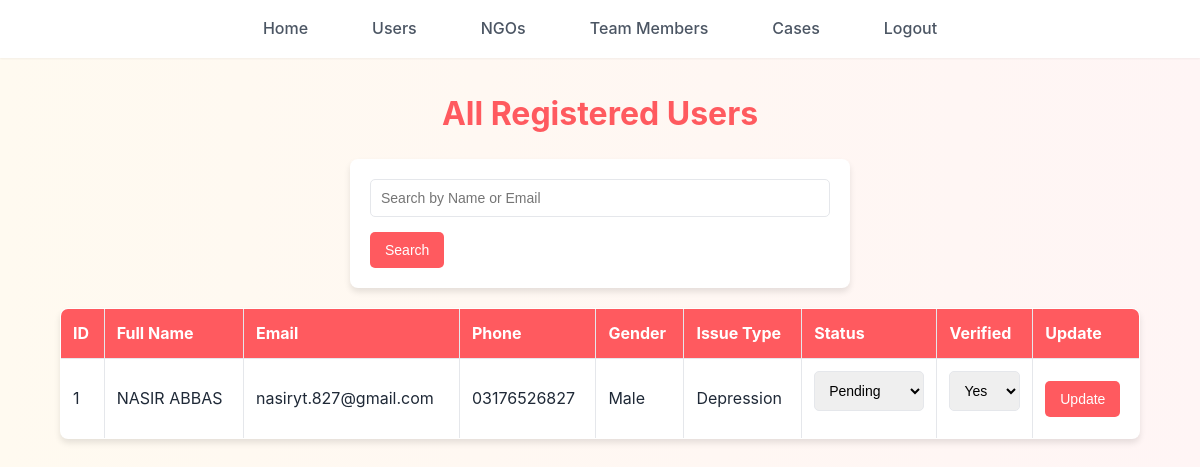
The app's page /admin/view_users.php (signed in), older data.
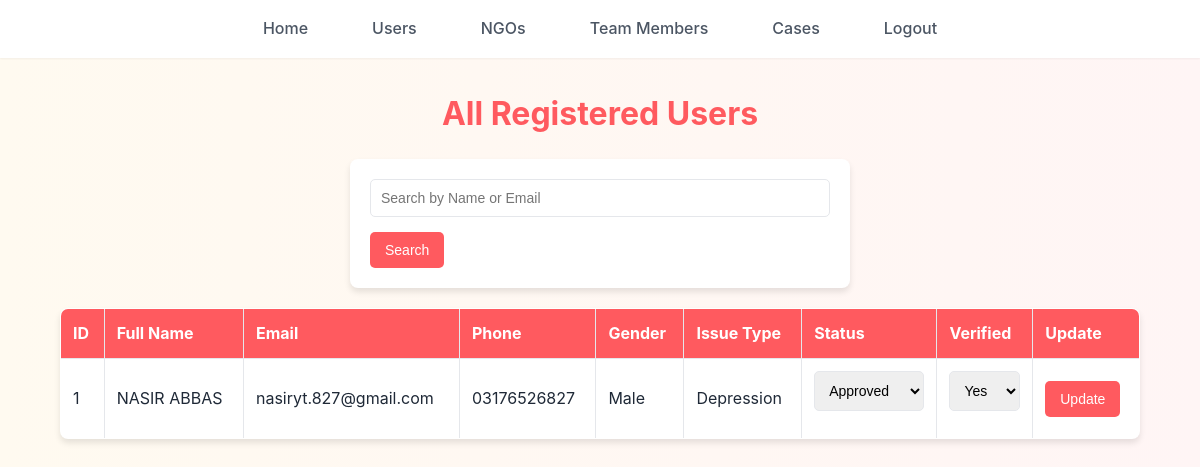
The same page, newer data.
### tables this page shows
CREATE TABLE `users` (
  `user_id` int(11) NOT NULL,
  `full_name` varchar(150) NOT NULL,
  `email` varchar(150) NOT NULL,
  `password` varchar(255) NOT NULL,
  `phone` varchar(20) DEFAULT NULL,
  `gender` enum('Male','Female','Other') DEFAULT NULL,
  `issue_type` enum('Depression','Family Issues','Marital Issues','Hopelessness','Other') NOT NULL,
  `description` text DEFAULT NULL,
  `status` enum('Pending','Approved','Rejected') DEFAULT 'Pending',
  `is_verified` tinyint(1) DEFAULT 0,
  `created_at` timestamp NOT NULL DEFAULT current_timestamp()
);

### admin/view_users.php (the view, shortened to what this page needs)
<?php
include "config.php";
$searchQuery = "";
$users = mysqli_query($conn,
    "SELECT * FROM users $searchQuery ORDER BY user_id DESC"
);
?>
<!DOCTYPE html>
<html>
<head>
    <link rel="stylesheet" href="../CSS/style.css">
</head>
<body>
<?php include('navbar.php'); ?>
<div>
    <h2>All Registered Users</h2>
    <form method="get">
        <input type="text" name="search" placeholder="Search by Name or Email"
            value="<?php echo isset($_GET['search']) ? htmlspecialchars($_GET['search']) : ''; ?>">
        <button type="submit">Search</button>
    </form>
    <?php if (mysqli_num_rows($users) > 0) { ?>
        <table border="1" cellpadding="8" cellspacing="0">
            <tr>
                <th>ID</th>
                <th>Full Name</th>
                <th>Email</th>
                <th>Phone</th>
                <th>Gender</th>
                <th>Issue Type</th>
                <th>Status</th>
                <th>Verified</th>
                <th>Update</th>
            </tr>
            <?php while ($user = mysqli_fetch_assoc($users)) { ?>
            <tr>
                <td><?php echo $user['user_id']; ?></td>
                <td><?php echo htmlspecialchars($user['full_name']); ?></td>
                <td><?php echo htmlspecialchars($user['email']); ?></td>
                <td><?php echo htmlspecialchars($user['phone']); ?></td>
                <td><?php echo $user['gender']; ?></td>
                <td><?php echo $user['issue_type']; ?></td>
                <form method="post">
                    <td>
    <select name="status">
        <option value="Pending" <?php if($user['status']=="Pending") echo "selected"; ?>>Pending</option>
        <option value="Approved" <?php if($user['status']=="Approved") echo "selected"; ?>>Approved</option>
    </select>
</td>
                    <td>
                        <select name="is_verified">
                            <option value="1" <?php if($user['is_verified']==1) echo "selected"; ?>>Yes</option>
                        </select>
                    </td>
                    <td>
                        <button type="submit" name="update_status">Update</button>
                    </td>
                </form>
            </tr>
            <?php } ?>
        </table>
    <?php } ?>
</div>
</body>
</html>

Row changes from the older to the newer data that the page shows:
changed users "NASIR ABBAS": status "Pending" → "Approved"
